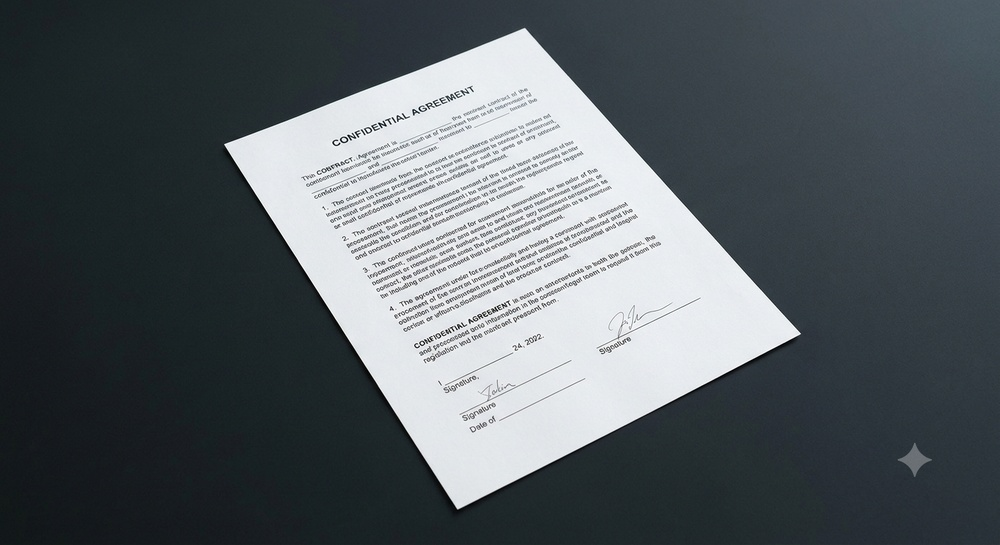
#> input picture Combined-Tools/input/tab1_sample1.jpg, 1000 x 545 px, shrunk from 1408 x 768 before the run
$ python -i combined_app.py   (imports and definitions only)
#> lines starting #> are read from the running program, lines starting #| are printed output that depends on the picture; after the words box and inside, x2 and y2 are one past the last pixel; in counts of white or black regions, pixels touching at a corner belong together
#> in enhance_document, img_bgr is the input picture: shape (545, 1000, 3); mean B, G, R 98.9, 94.5, 87.4
import os
import numpy as np
import cv2
import gradio as gr

SCRIPT_DIR = os.path.dirname(os.path.abspath(__file__))


def resolve(filename):
    return os.path.join(SCRIPT_DIR, filename)


# ===== Shared helper =====

def order_points(pts):
    rect = np.zeros((4, 2), dtype="float32")
    s = pts.sum(axis=1)
    rect[0] = pts[np.argmin(s)]
    rect[2] = pts[np.argmax(s)]
    diff = np.diff(pts, axis=1)
    rect[1] = pts[np.argmin(diff)]
    rect[3] = pts[np.argmax(diff)]
    return rect


def find_document_contour(img, min_area_ratio=0.2):
#> called with min_area_ratio = 0.2
    image_area = img.shape[0] * img.shape[1]
#> image_area = 545000
    gray = cv2.cvtColor(img, cv2.COLOR_BGR2GRAY)
    blurred = cv2.GaussianBlur(gray, (5, 5), 0)
    edges = cv2.Canny(blurred, 50, 150)
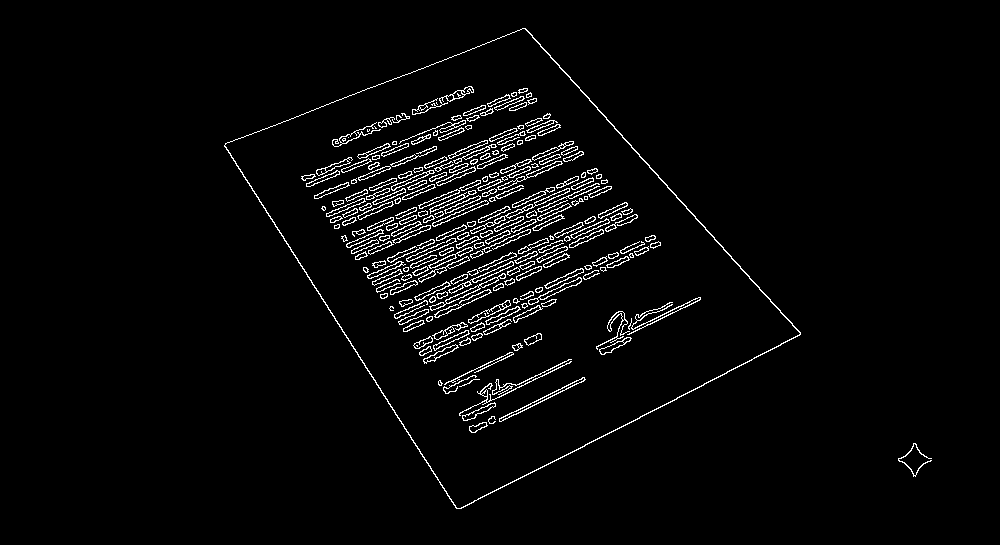
#> edges: shape (545, 1000); 3.1% white in thin lines or dots, all inside (x1, y1, x2, y2) = (224, 28, 932, 509)
    edges = cv2.dilate(edges, None, iterations=1)
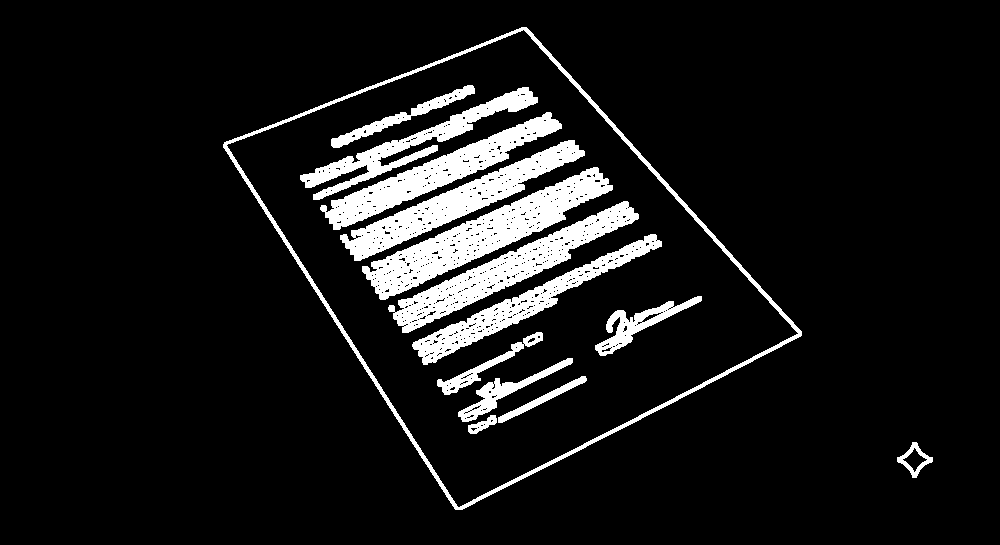
#> edges: shape (545, 1000); 9.5% white; 14 white regions
    contours, _ = cv2.findContours(edges, cv2.RETR_LIST, cv2.CHAIN_APPROX_SIMPLE)
#> contours = 762 contours, 741 with area under 20; largest, box (x1, y1, x2, y2) and area: (223, 27, 802, 510) 147950, (226, 29, 799, 508) 143048, (362, 167, 613, 300) 8818, (388, 201, 639, 333) 7132, (340, 140, 585, 261) 6464
    contours = sorted(contours, key=cv2.contourArea, reverse=True)[:5]
#> contours = 5 contours; box (x1, y1, x2, y2) and area: (223, 27, 802, 510) 147950, (226, 29, 799, 508) 143048, (362, 167, 613, 300) 8818, (388, 201, 639, 333) 7132, (340, 140, 585, 261) 6464
    for contour in contours:
        if cv2.contourArea(contour) < min_area_ratio * image_area:
            continue
        perimeter = cv2.arcLength(contour, True)
        approx = cv2.approxPolyDP(contour, 0.02 * perimeter, True)
        if len(approx) == 4:
            return approx.reshape(4, 2)
#> this loop made 1 pass
#> (perimeter, approx) on pass 1: (1653.1, [[526, 27], [223, 144], [455, 509], [801, 335]])
    return None


# ===== Tab 1: Day-15 =====

def correct_perspective(img):
    corners = find_document_contour(img)
#> corners = [[526, 27], [223, 144], [455, 509], [801, 335]]
    if corners is None:
        return img, False
    rect = order_points(corners.astype("float32"))
#> in order_points, `s = pts.sum(axis=1)`: s = [553, 367, 964, 1136]
#> in order_points, `diff = np.diff(pts, axis=1)`: diff = [-499, -79, 54, -466]
#> rect = [[223, 144], [526, 27], [801, 335], [455, 509]]
    (tl, tr, br, bl) = rect
#> tl = [223, 144]; tr = [526, 27]; br = [801, 335]; bl = [455, 509]
    width_a = np.linalg.norm(br - bl)
#> width_a = 387.3
    width_b = np.linalg.norm(tr - tl)
#> width_b = 324.8
    max_width = int(max(width_a, width_b))
#> max_width = 387
    height_a = np.linalg.norm(tr - br)
#> height_a = 412.9
    height_b = np.linalg.norm(tl - bl)
#> height_b = 432.5
    max_height = int(max(height_a, height_b))
#> max_height = 432
    dst = np.array([[0, 0], [max_width - 1, 0],
                    [max_width - 1, max_height - 1], [0, max_height - 1]], dtype="float32")
#> dst = [[0, 0], [386, 0], [386, 431], [0, 431]]
    matrix = cv2.getPerspectiveTransform(rect, dst)
#> matrix = [[1.04, -0.663, -137.1], [0.496, 1.28, -295.3], [1.23e-06, 0.000694, 1]]
    warped = cv2.warpPerspective(img, matrix, (max_width, max_height))
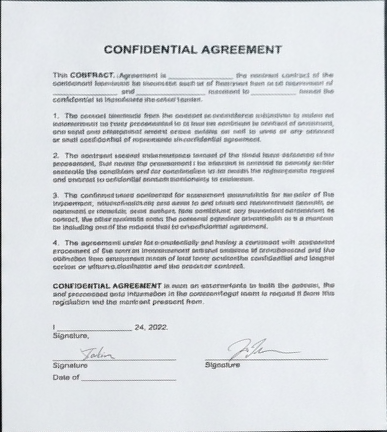
#> warped: shape (432, 387, 3); mean B, G, R 224.5, 221.1, 217.7
    return warped, True


def enhance_document(input_image):
    if input_image is None:
        return None, None, "Please upload an image before proceeding."
    try:
        if not isinstance(input_image, np.ndarray) or input_image.ndim not in (2, 3):
            return None, None, "Invalid file. Please upload a valid image."
    except Exception:
        return None, None, "Invalid file. Please upload a valid image."
    try:
        img_bgr = cv2.cvtColor(input_image, cv2.COLOR_RGB2BGR)
        corrected, was_corrected = correct_perspective(img_bgr)
#> was_corrected = True
        gray = cv2.cvtColor(corrected, cv2.COLOR_BGR2GRAY)
#> gray: shape (432, 387)
        denoised = cv2.bilateralFilter(gray, 9, 75, 75)
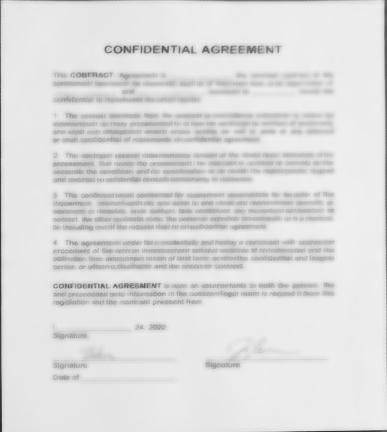
#> denoised: shape (432, 387); min 38, max 240, mean 221.3
        enhanced = cv2.convertScaleAbs(denoised, alpha=1.3, beta=15)
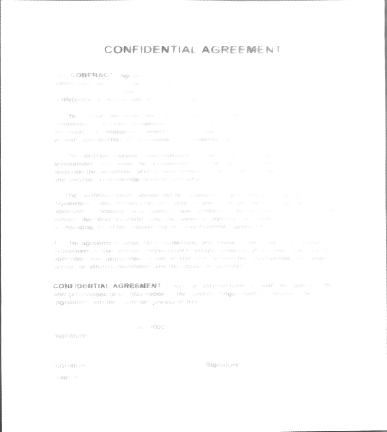
#> enhanced: shape (432, 387); min 64, max 255, mean 253.2
        sharpen_kernel = np.array([[0, -1, 0], [-1, 5, -1], [0, -1, 0]])
        sharpened = cv2.filter2D(enhanced, -1, sharpen_kernel)
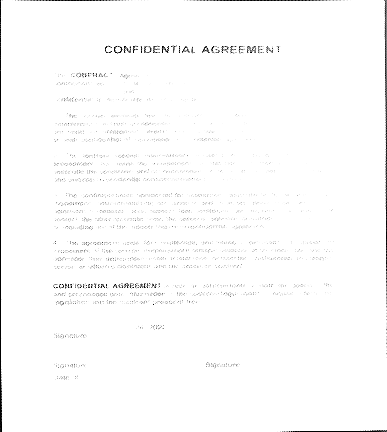
#> sharpened: shape (432, 387); min 0, max 255, mean 251.5
        final_rgb = cv2.cvtColor(sharpened, cv2.COLOR_GRAY2RGB)
        corrected_rgb = cv2.cvtColor(corrected, cv2.COLOR_BGR2RGB)
        status = "Processing completed successfully."
        status += " Perspective was corrected." if was_corrected else \
            " No clear document edges detected - perspective correction skipped."
        return corrected_rgb, final_rgb, status
    except Exception as e:
        return None, None, f"Something went wrong: {e}"


# ===== Tab 2: Day-16 =====

def detect_boundary(input_image):
    if input_image is None:
        return None, "Please upload an image before proceeding."
    try:
        if not isinstance(input_image, np.ndarray) or input_image.ndim not in (2, 3):
            return None, "Invalid file. Please upload a valid image."
    except Exception:
        return None, "Invalid file. Please upload a valid image."
    try:
        img_bgr = cv2.cvtColor(input_image, cv2.COLOR_RGB2BGR)
        gray = cv2.cvtColor(img_bgr, cv2.COLOR_BGR2GRAY)
        blurred = cv2.GaussianBlur(gray, (5, 5), 0)
        edges = cv2.Canny(blurred, 50, 150)
        kernel = np.ones((5, 5), np.uint8)
        closed = cv2.morphologyEx(edges, cv2.MORPH_CLOSE, kernel)
        contours, _ = cv2.findContours(closed, cv2.RETR_LIST, cv2.CHAIN_APPROX_SIMPLE)
        image_area = img_bgr.shape[0] * img_bgr.shape[1]
        contours = sorted(contours, key=cv2.contourArea, reverse=True)[:5]
        result = img_bgr.copy()
        boundary_found = False
        for contour in contours:
            if cv2.contourArea(contour) < 0.15 * image_area:
                continue
            cv2.drawContours(result, [contour], -1, (0, 255, 0), 3)
            boundary_found = True
            break
        result_rgb = cv2.cvtColor(result, cv2.COLOR_BGR2RGB)
        status = "Document boundary detected." if boundary_found else \
            "No confident document boundary found - showing original image."
        return result_rgb, status
    except Exception as e:
        return None, f"Something went wrong: {e}"


# ===== Build example lists =====

tab1_examples = []
tab2_examples = []

# [72 lines not run here, left out]

>>> import cv2
>>> picture = cv2.cvtColor(cv2.imread('input/tab1_sample1.jpg'), cv2.COLOR_BGR2RGB)
>>> result = enhance_document(picture)

$ run again, on Combined-Tools/input/tab1_sample2.jpg
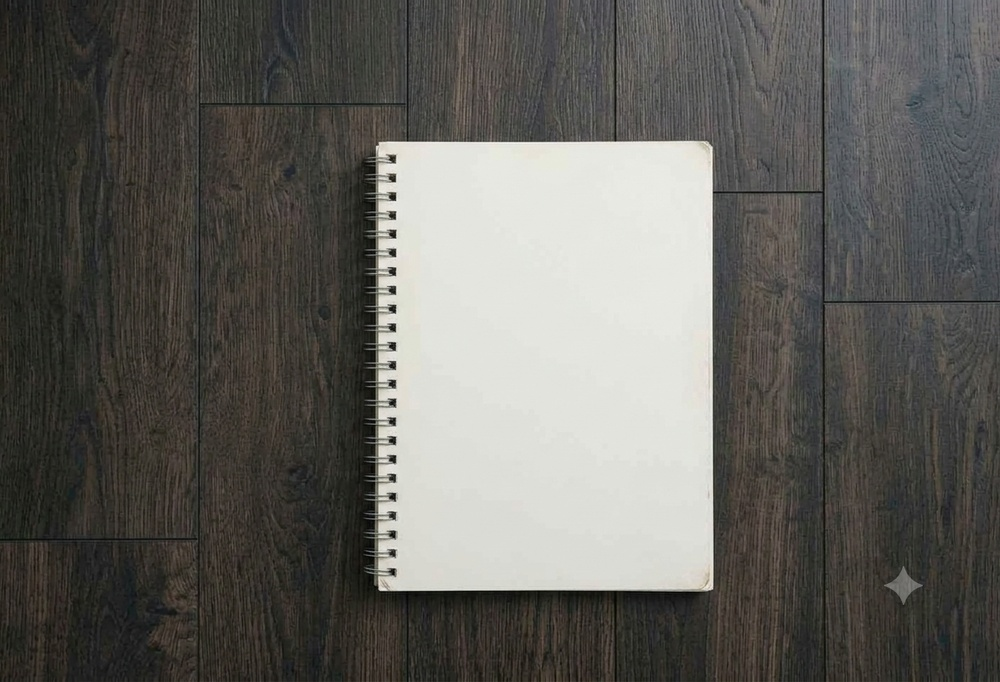
#> input picture Combined-Tools/input/tab1_sample2.jpg, 1000 x 682 px, shrunk from 1244 x 848 before the run
#> in enhance_document, img_bgr is the input picture: shape (682, 1000, 3); mean B, G, R 92, 96.6, 97.8
#> in find_document_contour, `edges = cv2.dilate(edges, None, iterations=1)`:
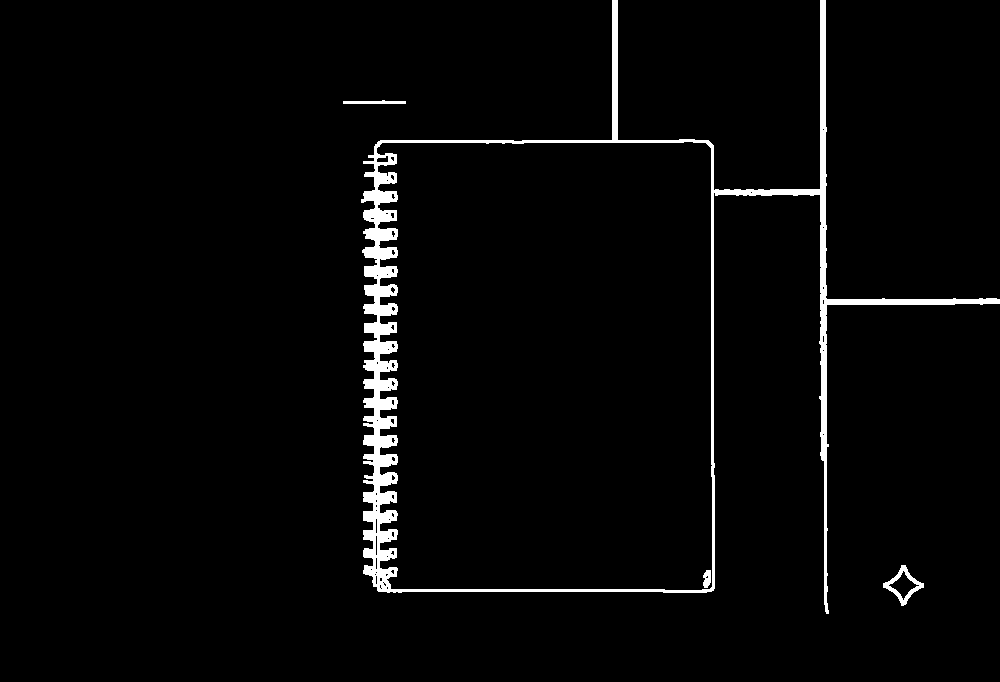
#> edges: shape (682, 1000); 2.8% white; 4 white regions
#> in find_document_contour, `contours, _ = cv2.findContours(edges, cv2.RETR_LIST, cv2.CHAIN_APPROX_..`: contours = 70 contours, 59 with area under 20; largest, box (x1, y1, x2, y2) and area: (361, 0, 1000, 614) 159879, (376, 141, 713, 591) 144291, (883, 565, 924, 606) 704, (888, 570, 920, 601) 351, (343, 100, 406, 104) 127
#> in find_document_contour, `contours = sorted(contours, key=cv2.contourArea, reverse=True)[:5]`: contours = 5 contours; box (x1, y1, x2, y2) and area: (361, 0, 1000, 614) 159879, (376, 141, 713, 591) 144291, (883, 565, 924, 606) 704, (888, 570, 920, 601) 351, (343, 100, 406, 104) 127
#> the loop in find_document_contour, `for contour in contours:` made 2 passes
#> perimeter on pass 1: 4242.5
#> corners = [[705, 142], [712, 586], [391, 589], [376, 148]]
#> s = [847, 1298, 980, 524]
#> diff = [-563, -126, 198, -228]
#> rect = [[376, 148], [705, 142], [712, 586], [391, 589]]
#> tl = [376, 148]; tr = [705, 142]; br = [712, 586]; bl = [391, 589]
#> width_a = 321
#> width_b = 329.1
#> max_width = 329
#> height_a = 444.1
#> height_b = 441.3
#> max_height = 444
#> dst = [[0, 0], [328, 0], [328, 443], [0, 443]]
#> matrix = [[1, -0.0341, -371.6], [0.0178, 0.978, -151.5], [1.91e-05, -5.6e-05, 1]]
#> was_corrected = True
#> in enhance_document, `enhanced = cv2.convertScaleAbs(denoised, alpha=1.3, beta=15)`:
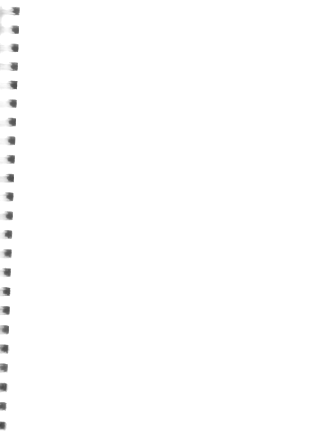
#> enhanced: shape (444, 329); min 68, max 255, mean 253.6

$ run again, on Combined-Tools/input/tab1_sample3.jpg
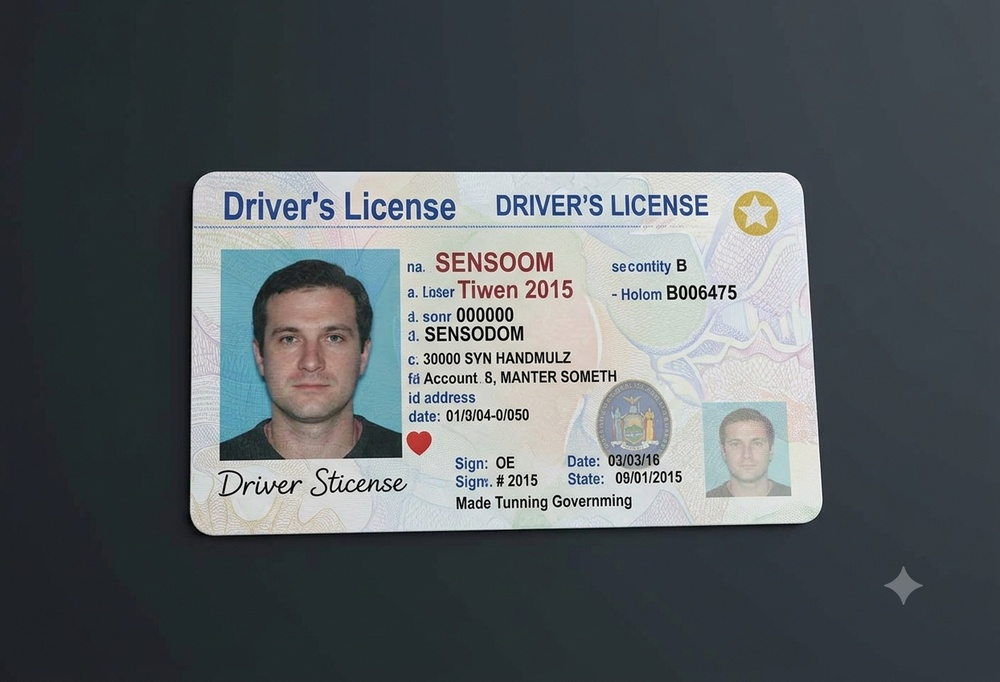
#> input picture Combined-Tools/input/tab1_sample3.jpg, 1000 x 682 px, shrunk from 1244 x 848 before the run
#> in enhance_document, img_bgr is the input picture: shape (682, 1000, 3); mean B, G, R 97.8, 94.3, 87.7
#> in find_document_contour, `edges = cv2.dilate(edges, None, iterations=1)`:
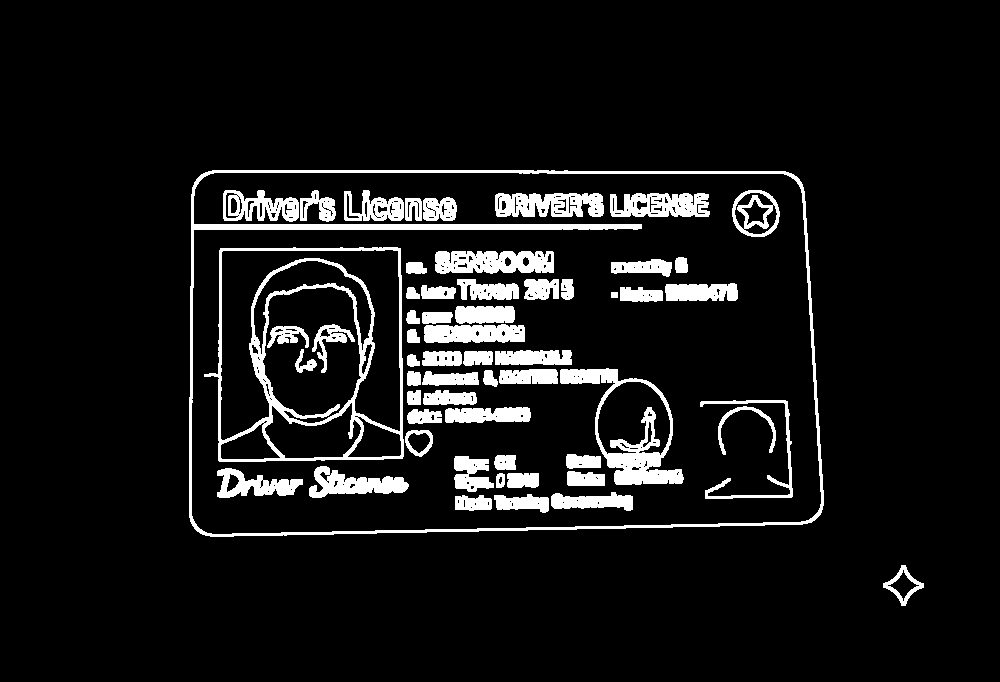
#> edges: shape (682, 1000); 8.3% white; 58 white regions
#> in find_document_contour, `contours, _ = cv2.findContours(edges, cv2.RETR_LIST, cv2.CHAIN_APPROX_..`: contours = 359 contours, 243 with area under 20; largest, box (x1, y1, x2, y2) and area: (189, 170, 824, 537) 223786, (191, 172, 822, 535) 217529, (204, 247, 404, 462) 38801, (220, 249, 401, 441) 14166, (262, 286, 362, 424) 10718
#> in find_document_contour, `contours = sorted(contours, key=cv2.contourArea, reverse=True)[:5]`: contours = 5 contours; box (x1, y1, x2, y2) and area: (189, 170, 824, 537) 223786, (191, 172, 822, 535) 217529, (204, 247, 404, 462) 38801, (220, 249, 401, 441) 14166, (262, 286, 362, 424) 10718
#> the loop in find_document_contour, `for contour in contours:` made 1 pass
#> (perimeter, approx) on pass 1: (1952.4, [[194, 182], [200, 533], [820, 514], [793, 174]])
#> corners = [[194, 182], [200, 533], [820, 514], [793, 174]]
#> s = [376, 733, 1334, 967]
#> diff = [-12, 333, -306, -619]
#> rect = [[194, 182], [793, 174], [820, 514], [200, 533]]
#> tl = [194, 182]; tr = [793, 174]; br = [820, 514]; bl = [200, 533]
#> width_a = 620.3
#> width_b = 599.1
#> max_width = 620
#> height_a = 341.1
#> height_b = 351.1
#> max_height = 351
#> dst = [[0, 0], [619, 0], [619, 350], [0, 350]]
#> matrix = [[1.01, -0.0173, -193.3], [0.0139, 1.04, -192.6], [-4.83e-05, 0.000106, 1]]
#> was_corrected = True
#> in enhance_document, `sharpened = cv2.filter2D(enhanced, -1, sharpen_kernel)`:
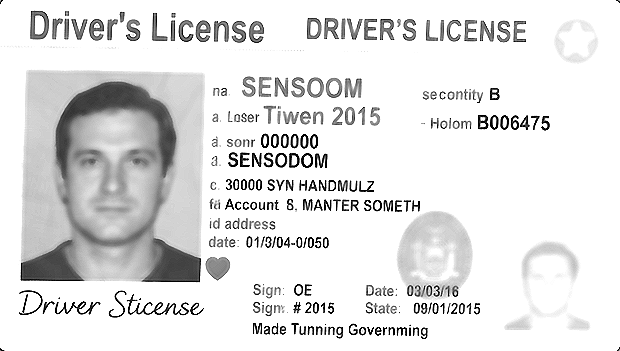
#> sharpened: shape (351, 620); min 0, max 255, mean 226
